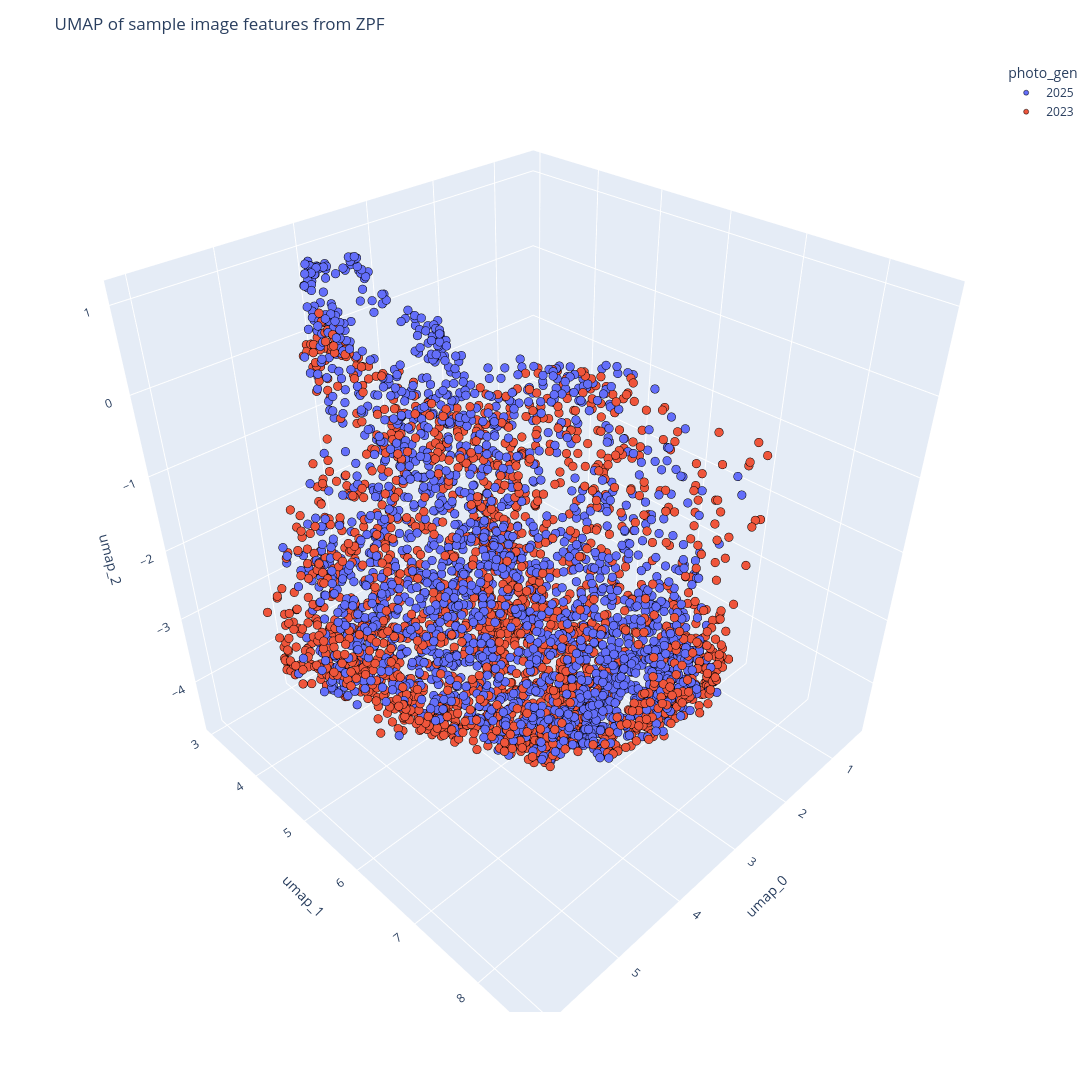

This figure's notebook cell:
### Code cell
# plot in 3d
fig = px.scatter_3d(
    df_umap[df_umap['GeoRckInterp']=='ZPF'],
    x = 'umap_0',
    y = 'umap_1',
    z = 'umap_2',
    color = 'photo_gen',
    #color_discrete_map=colour_map, 
)
fig.update_traces(marker=dict(size=5, line=dict(width=0.5,color='black')))

# Customize the layout
fig.update_layout(
    title='UMAP of sample image features from ZPF', # Title
    width=1600,  # Set the width of the figure to 800 pixels
    height=1200,  # Set the height of the figure to 600 pixels
    plot_bgcolor='rgba(250, 250, 250, 1)',
)

### Figure 1 — Plotly figure (JSON) as saved in the notebook; plotly's stock layout.template omitted (floating-point values rounded to 4 significant figures; data arrays with more than 128 entries replaced by an {"elided": "..."} marker saying what was removed)
{"data": [{"hovertemplate": "photo_gen=2025<br>umap_0=%{x}<br>umap_1=%{y}<br>umap_2=%{z}<extra></extra>", "legendgroup": "2025", "marker": {"color": "#636efa", "line": {"color": "black", "width": 0.5}, "size": 5, "symbol": "circle"}, "mode": "markers", "name": "2025", "scene": "scene", "showlegend": true, "type": "scatter3d", "x": {"elided": "2119 float values"}, "y": {"elided": "2119 float values"}, "z": {"elided": "2119 float values"}}, {"hovertemplate": "photo_gen=2023<br>umap_0=%{x}<br>umap_1=%{y}<br>umap_2=%{z}<extra></extra>", "legendgroup": "2023", "marker": {"color": "#EF553B", "line": {"color": "black", "width": 0.5}, "size": 5, "symbol": "circle"}, "mode": "markers", "name": "2023", "scene": "scene", "showlegend": true, "type": "scatter3d", "x": {"elided": "2147 float values"}, "y": {"elided": "2147 float values"}, "z": {"elided": "2147 float values"}}], "layout": {"height": 1200, "legend": {"title": {"text": "photo_gen"}, "tracegroupgap": 0}, "margin": {"t": 60}, "plot_bgcolor": "rgba(250, 250, 250, 1)", "scene": {"domain": {"x": [0, 1], "y": [0, 1]}, "xaxis": {"title": {"text": "umap_0"}}, "yaxis": {"title": {"text": "umap_1"}}, "zaxis": {"title": {"text": "umap_2"}}}, "title": {"text": "UMAP of sample image features from ZPF"}, "width": 1600}}
